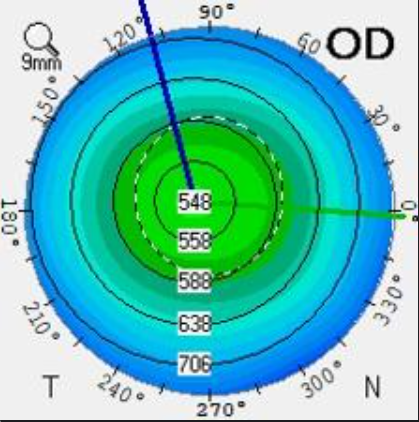
%> input picture Normal cornea.png, 419 x 422 px
$ octave Eye_code.m   (GNU Octave 9; MATLAB toolbox functions it lacks are replaced by stand-ins)
%> lines starting %> are read from the running program, lines starting %| are printed output that depends on the picture
clc;
clear;
close all;

%% Read images
img1 = imread('Normal cornea.png');
%> img1 is the input picture: size 422x419x3 uint8; mean R, G, B 97.4, 192.9, 185.6
img2 = imread('Keratoconus cornea.png');
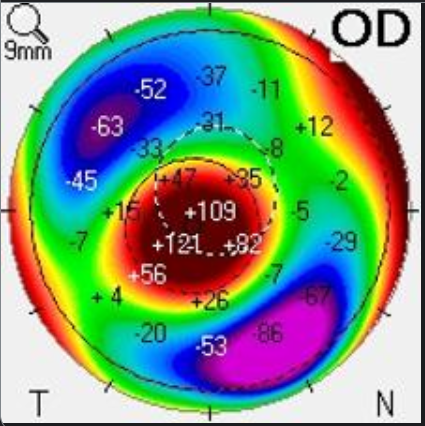
%> input picture Keratoconus cornea.png, 425 x 426 px
%> img2 is the input picture: size 426x425x3 uint8; mean R, G, B 124.7, 150.6, 131.7

%% Resize
img1 = imresize(img1, [400 400]);
%> img1: size 400x400x3 uint8
img2 = imresize(img2, [400 400]);
%> img2: size 400x400x3 uint8

%% Convert to HSV
hsv1 = rgb2hsv(img1);
%> hsv1: size 400x400x3 double; mean H, S, V 0.37, 0.565, 0.833
hsv2 = rgb2hsv(img2);
%> hsv2: size 400x400x3 double; mean H, S, V 0.367, 0.649, 0.803

Z1 = hsv1(:,:,3);
Z2 = hsv2(:,:,3);

% Advanced smoothing
Z1 = medfilt2(Z1,[7 7]);
Z2 = medfilt2(Z2,[7 7]);

Z1 = imgaussfilt(Z1, 3);
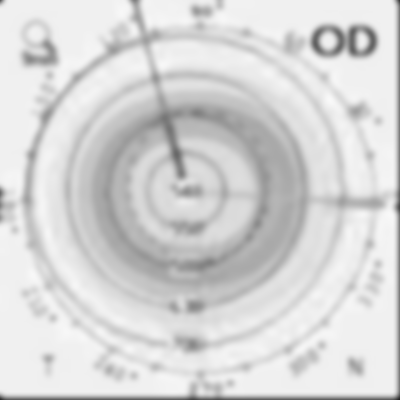
%> Z1: size 400x400 double; min 0.118, max 0.978, mean 0.84
Z2 = imgaussfilt(Z2, 3);
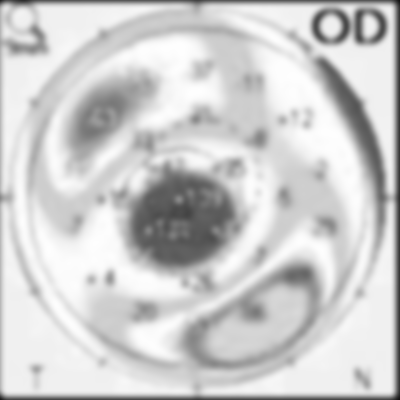
%> Z2: size 400x400 double; min 0.0544, max 0.999, mean 0.807

%% Dome
n = size(Z1,1);
%> n = 400
[x,y] = meshgrid(linspace(-1,1,n), linspace(-1,1,n));
r = sqrt(x.^2 + y.^2);

dome = sqrt(1 - r.^2);
dome(r>1) = NaN;
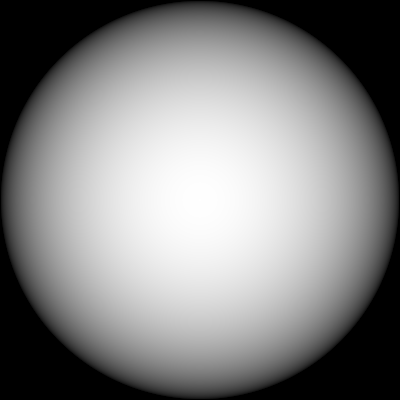
%> dome: size 400x400 double; 21.89% of the values are NaN or infinite; the others: min 0.012, max 1, mean 0.667; drawn with min black, max white, NaN and infinite black

%% دمج
Z1 = Z1 .* dome;
Z2 = Z2 .* dome;

edge_mask = r < 0.95;
Z1(~edge_mask) = NaN;
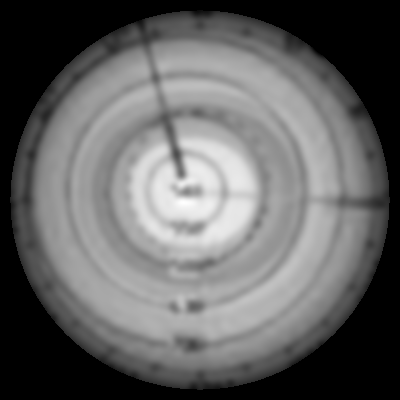
%> Z1: size 400x400 double; 29.47% of the values are NaN or infinite; the others: min 0.166, max 0.915, mean 0.578; drawn with min black, max white, NaN and infinite black
Z2(~edge_mask) = NaN;
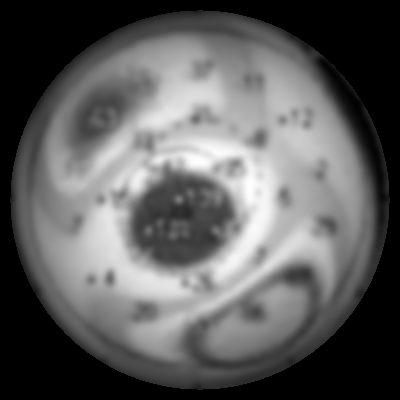
%> Z2: size 400x400 double; 29.47% of the values are NaN or infinite; the others: min 0.136, max 0.958, mean 0.565; drawn with min black, max white, NaN and infinite black

%% Plot
figure('Color','w','Position',[100 100 1200 500]);

subplot(1,2,1)
surf(Z1,'EdgeColor','none');
colormap jet
title('Normal Cornea','FontWeight','bold')
axis off
view(45,30)
shading interp
lighting phong
camlight headlight

subplot(1,2,2)
surf(Z2,'EdgeColor','none');
colormap jet
title('Keratoconus Cornea','FontWeight','bold')
axis off
view(45,30)
shading interp
lighting phong
camlight headlight
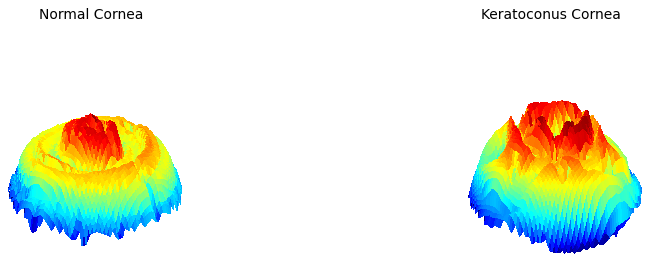
%> figure redrawn from the program's plot data, 2 panels

%% Save HD
exportgraphics(gcf,'cornea_3D_final.png','Resolution',400);
